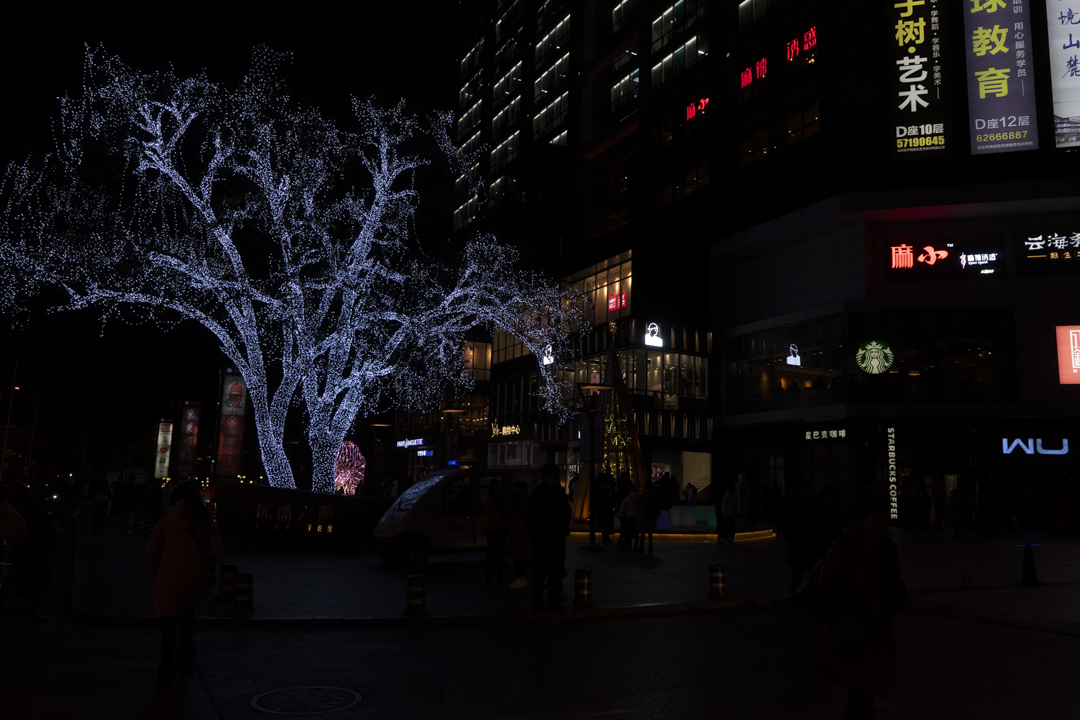
#> input picture low_light_enhancement/images/dark_img_2.png, 1080 x 720 px, found by its file name
$ jupyter execute BBHE.ipynb
#> lines starting #> are read from the running program, lines starting #| are printed output that depends on the picture; long printed decimals are rounded
Collecting all the necessary functions form packages

[cell 1]
import matplotlib.pyplot as plt
import numpy as np
import cv2 as cv

from skimage.color import rgb2hsv, hsv2rgb, rgb2lab, deltaE_ciede94
from skimage import io
from skimage.metrics import structural_similarity as ssim
from skimage.metrics import peak_signal_noise_ratio as psnr
from scipy.signal import find_peaks

Finding and showing the example image

[cell 2]
im_name = "C:/Users/shaia/Documents/Opgaveregning/AutoSys/1. semester/Computational billedbehandling og spektroskopi/34269_computer_imaging_and_spectroscopy/low_light_enhancement/images/dark_img_2.png"
im_org = io.imread(im_name)
#> im_org is the input picture: shape (720, 1080, 3); mean R, G, B 15.3, 13.1, 15.6
io.imshow(im_org)
plt.axis("off")

Extracting the value channel of the corresponding HSV image

[cell 3]
im_hsv = rgb2hsv(im_org)
#> im_hsv: shape (720, 1080, 3) float64; mean of channels 0, 1, 2 0.514, 0.495, 0.0725
V = im_hsv[:, :, 2]
V = np.uint8(V * 255)
hist, _ = np.histogram(V.ravel(), bins = 256)
#> hist = 256 values, max 114349 at index 2, min 0 at index 33, mean 3037.5

Perform BBHE histogram equalisation

[cell 4]
V_mean = np.uint8(np.round(np.mean(V)))
#> V_mean = 18

V_mlow = hist[:(V_mean + 1)]
#> V_mlow = 19 values, max 114349 at index 2, min 6508 at index 18, mean 33199.8
V_mhigh = hist[(V_mean + 1):]
#> V_mhigh = 237 values, max 5630 at index 0, min 0 at index 14, mean 619.4

V_mlhist = V_mlow.cumsum() / np.sum(V_mlow)
#> V_mlhist = 19 values from 0.0118 to 1
V_mhhist = V_mhigh.cumsum() / np.sum(V_mhigh)
#> V_mhhist = 237 values from 0.0384 to 1

V_mlhist = np.round(V_mean * V_mlhist)
#> V_mlhist = 19 values from 0 to 18
V_mhhist = np.round(V_mean + (hist.shape[0] - 1 - V_mean) * V_mhhist)
#> V_mhhist = 237 values from 27 to 255

V_BBHE = np.concatenate((V_mlhist, V_mhhist), axis = 0)
#> V_BBHE = 256 values from 0 to 255

plt.figure()
plt.hist(V_BBHE.ravel(), bins = 256)
plt.title("Histogram equalisation of Value channel in image")
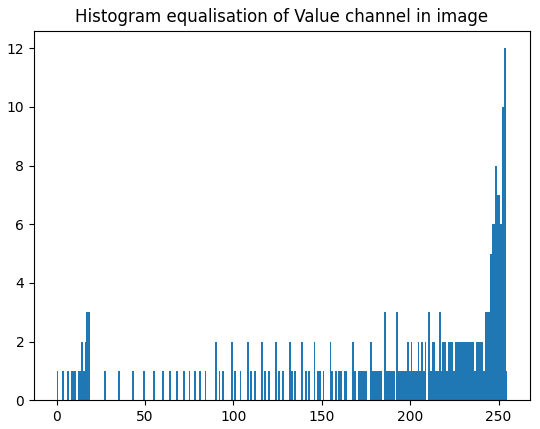
#> figure drawn by matplotlib, 1 panel; tallest bar 12 high, from x = 253 to 254

Perform BPHEME histogram equalisation

[cell 5]
peaks, _ = find_peaks(hist)
#> peaks = 83 values from 2 to 253

if len(peaks) > 0:
    V_peak = peaks[-1]
#> V_peak = 253
else:
    V_peak = np.argmax(hist)

V_plow = hist[:(V_peak + 1)]
#> V_plow = 254 values, max 114349 at index 2, min 0 at index 33, mean 3060
V_phigh = hist[(V_peak + 1):]
#> V_phigh = [46, 323]

V_plhist = V_plow.cumsum() / np.sum(V_plow)
#> V_plhist = 254 values from 0.00957 to 1
V_phhist = V_phigh.cumsum() / np.sum(V_phigh)
#> V_phhist = [0.125, 1]

V_plhist = np.round(V_peak * V_plhist)
#> V_plhist = 254 values from 2 to 253
V_phhist = np.round(V_peak + (hist.shape[0] - 1 - V_peak) * V_phhist)
#> V_phhist = [253, 255]

V_BPHEME = np.concatenate((V_plhist, V_phhist), axis = 0)
#> V_BPHEME = 256 values from 2 to 255

plt.figure()
plt.hist(V_BPHEME.ravel(), bins = 256)
plt.title("Histogram equalisation of Value channel in image")

Transform the enhanced image back to RGB

[cell 6]
im_BBHEhsv = im_hsv.copy()
im_BPHEMEhsv = im_hsv.copy()

im_BBHEhsv[:, :, 2] = cv.LUT(V, V_BBHE) / 255
#> im_BBHEhsv: shape (720, 1080, 3) float64; mean of channels 0, 1, 2 0.514, 0.495, 0.134
im_BPHEMEhsv[:, :, 2] = cv.LUT(V, V_BPHEME) / 255
#> im_BPHEMEhsv: shape (720, 1080, 3) float64; mean of channels 0, 1, 2 0.514, 0.495, 0.526

im_BBHE = hsv2rgb(im_BBHEhsv)
im_BPHEME = hsv2rgb(im_BPHEMEhsv)
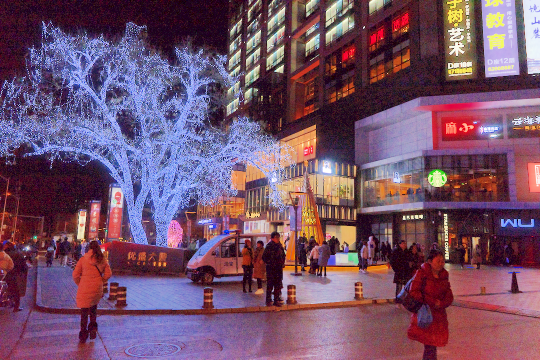
#> im_BPHEME: shape (720, 1080, 3) float64 (shown at 1/2 size); mean R, G, B 0.457, 0.321, 0.416

weight = 0.7
im_enh = weight * im_BBHE + (1 - weight) * im_BPHEME
im_enh = np.uint8(im_enh * 255)

plt.figure()

plt.subplot(1, 2, 1)
io.imshow(im_org)
plt.title("Original image")
plt.axis("off")

plt.subplot(1, 2, 2)
io.imshow(im_enh)
plt.title("Enhanced image")
plt.axis("off")

Plotting the final histograms

[cell 7]
HSV_enh = rgb2hsv(im_enh)
#> HSV_enh: shape (720, 1080, 3) float64; mean of channels 0, 1, 2 0.514, 0.498, 0.25
V_enh = HSV_enh[:, :, 2]
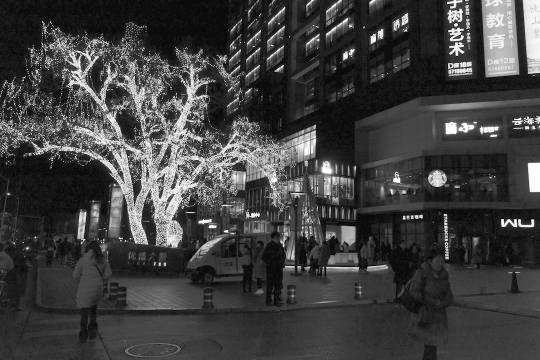
#> V_enh: shape (720, 1080) float64 (shown at 1/2 size); min 0, max 1, mean 0.25

plt.figure()

plt.subplot(2, 1, 1)
plt.hist(V.ravel(), bins = 256)
plt.title("Histogram of the original image")

plt.subplot(2, 1, 2)
plt.hist(V_enh.ravel(), bins = 256)
plt.title("Histogram of the enhanced image")
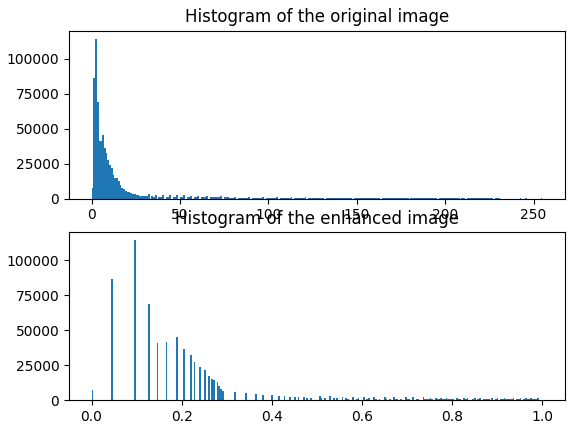
#> figure drawn by matplotlib, 2 panels; panel 1: tallest bar 114349 high, from x = 1.99 to 2.99; panel 2: tallest bar 114349 high, from x = 0.0938 to 0.0977

Evaluation with SSIM, PSNR and DeltaE

[cell 8]
eval_ssim = ssim(im_org, im_enh, data_range = im_enh.max() - im_enh.min(), win_size = 3)
#> eval_ssim = 0.231
eval_psnr = psnr(im_org, im_enh)
#> eval_psnr = 15.47
im_orgLAB = rgb2lab(im_org)
#> im_orgLAB: shape (720, 1080, 3) float64; mean of channels 0, 1, 2 5.2, 1.3, -1
im_enhLAB = rgb2lab(im_enh)
#> im_enhLAB: shape (720, 1080, 3) float64; mean of channels 0, 1, 2 18.2, 8.5, -3.6
eval_coldif = deltaE_ciede94(im_orgLAB, im_enhLAB)
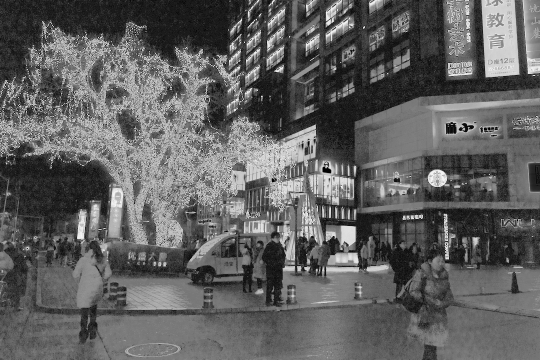
#> eval_coldif: shape (720, 1080) float64 (shown at 1/2 size); min 0, max 45.92, mean 17.4; drawn with min black and max white

print("SSIM result:\t" + str(eval_ssim) + "\nPSNR result:\t" + str(eval_psnr) + "\nDelta_E average result:\t" + str(np.mean(eval_coldif)))
#| SSIM result:	0.2308
#| PSNR result:	15.468
#| Delta_E average result:	17.357

plt.figure()
io.imshow(np.uint8(np.round(eval_coldif)))
plt.axis("off")
plt.title(r"$\Delta$E as an image")
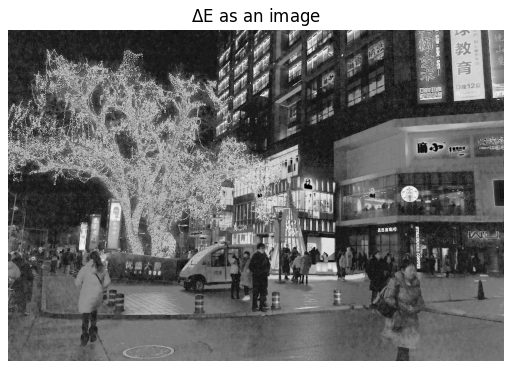
#> figure drawn by matplotlib, 1 panel

Save images

[cell 9]
io.imsave("C:/Users/shaia/Documents/Opgaveregning/AutoSys/1. semester/Computational billedbehandling og spektroskopi/34269_computer_imaging_and_spectroscopy/results/BBHE_Res.png", im_enh)
io.imsave("C:/Users/shaia/Documents/Opgaveregning/AutoSys/1. semester/Computational billedbehandling og spektroskopi/34269_computer_imaging_and_spectroscopy/results/BBHE_DeltaE.png", np.uint8(np.round(eval_coldif)))
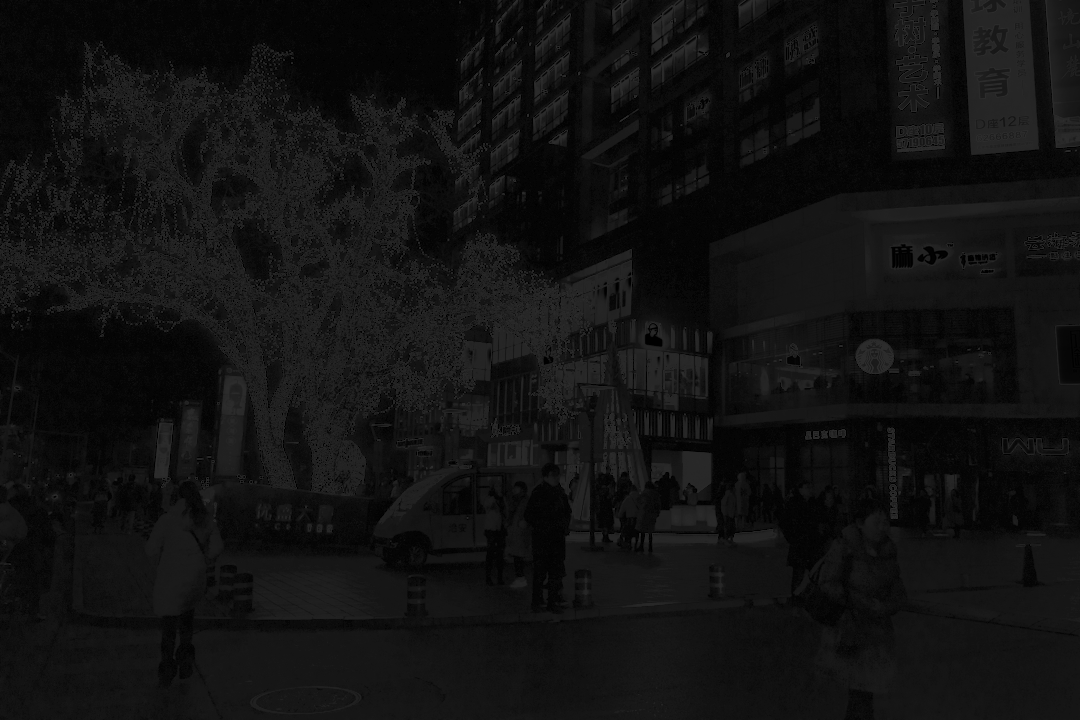
#> saved as BBHE_DeltaE.png: shape (720, 1080); min 0, max 46, mean 17.3

$ run again, with low_light_enhancement/images/dark_img_1.png copied over low_light_enhancement/images/dark_img_2.png
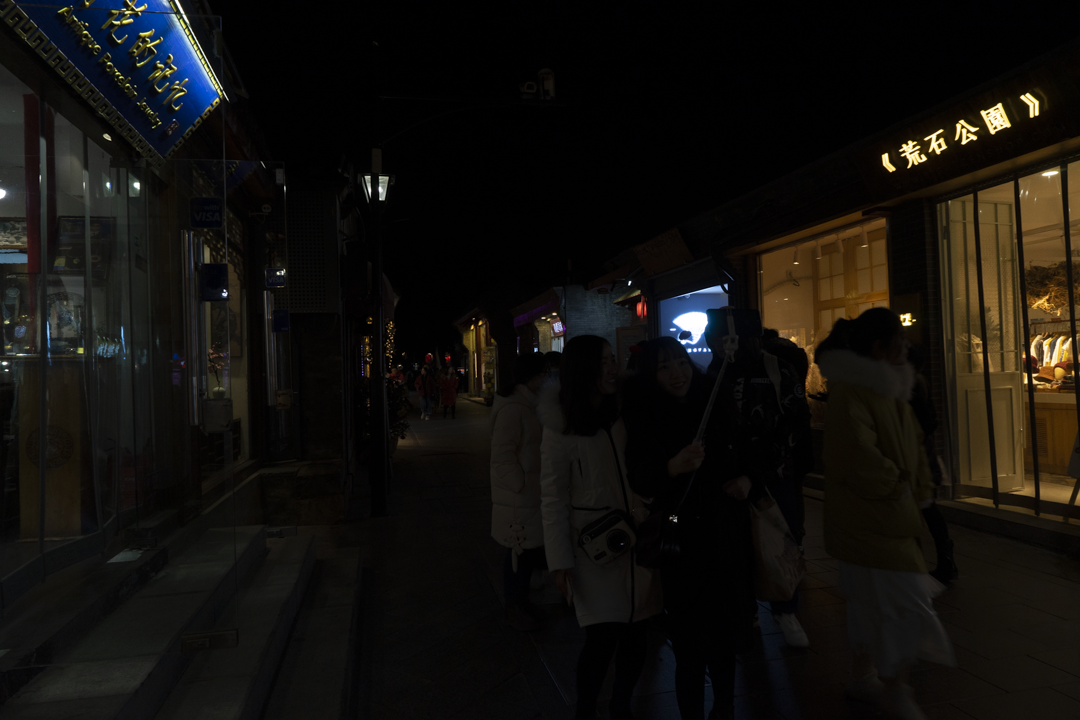
#> input picture low_light_enhancement/images/dark_img_1.png, 1080 x 720 px, found by its file name
#> im_org is the input picture: shape (720, 1080, 3); mean R, G, B 18.7, 16.4, 13.4
#> im_hsv: shape (720, 1080, 3) float64; mean of channels 0, 1, 2 0.307, 0.426, 0.0809
#> hist = 256 values, max 105859 at index 2, min 0 at index 33, mean 3037.5
#> V_mean = 21
#> V_mlow = 22 values, max 105859 at index 2, min 614 at index 0, mean 26340.8
#> V_mhigh = 234 values, max 15028 at index 0, min 0 at index 11, mean 846.6
#> `V_mlhist = V_mlow.cumsum() / np.sum(V_mlow)`: V_mlhist = 22 values from 0.00106 to 1
#> `V_mhhist = V_mhigh.cumsum() / np.sum(V_mhigh)`: V_mhhist = 234 values from 0.0759 to 1
#> `V_mlhist = np.round(V_mean * V_mlhist)`: V_mlhist = 22 values from 0 to 21
#> `V_mhhist = np.round(V_mean + (hist.shape[0] - 1 - V_mean) * V_mhhist)`: V_mhhist = 234 values from 39 to 255
#> V_BBHE = 256 values from 0 to 255
#> peaks = 73 values from 2 to 248
#> V_peak = 248
#> V_plow = 249 values, max 105859 at index 2, min 0 at index 33, mean 3113.7
#> V_phigh = [65, 78, 114, 121, 201, 349, 1368]
#> `V_plhist = V_plow.cumsum() / np.sum(V_plow)`: V_plhist = 249 values from 0.000792 to 1
#> `V_phhist = V_phigh.cumsum() / np.sum(V_phigh)`: V_phhist = [0.0283, 0.0623, 0.112, 0.165, 0.252, 0.404, 1]
#> `V_plhist = np.round(V_peak * V_plhist)`: V_plhist = 249 values from 0 to 248
#> `V_phhist = np.round(V_peak + (hist.shape[0] - 1 - V_peak) * V_phhist)`: V_phhist = [248, 248, 249, 249, 250, 251, 255]
#> V_BPHEME = 256 values from 0 to 255
#> im_BBHEhsv: shape (720, 1080, 3) float64; mean of channels 0, 1, 2 0.307, 0.426, 0.174
#> im_BPHEMEhsv: shape (720, 1080, 3) float64; mean of channels 0, 1, 2 0.307, 0.426, 0.512
#> HSV_enh: shape (720, 1080, 3) float64; mean of channels 0, 1, 2 0.307, 0.428, 0.274
#> `[cell 7] HSV_enh = rgb2hsv(im_enh) V_enh = HSV_enh[:, :, 2]  plt.figur..`:
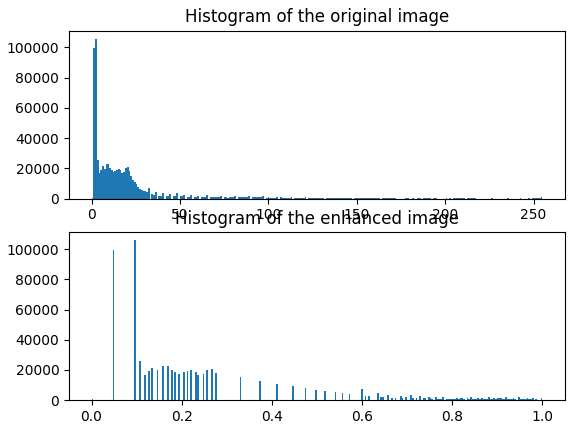
#> figure drawn by matplotlib, 2 panels; panel 1: tallest bar 105859 high, from x = 1.99 to 2.99; panel 2: tallest bar 105859 high, from x = 0.0938 to 0.0977
#> eval_ssim = 0.277
#> eval_psnr = 13.91
#> im_orgLAB: shape (720, 1080, 3) float64; mean of channels 0, 1, 2 6.1, 0.7, 2.1
#> im_enhLAB: shape (720, 1080, 3) float64; mean of channels 0, 1, 2 23, 3.8, 5.5
#| SSIM result:	0.2769
#| PSNR result:	13.909
#| Delta_E average result:	19.379
#> `io.imsave("C:/Users/shaia/Documents/Opgaveregning/AutoSys/1. semester/..`:
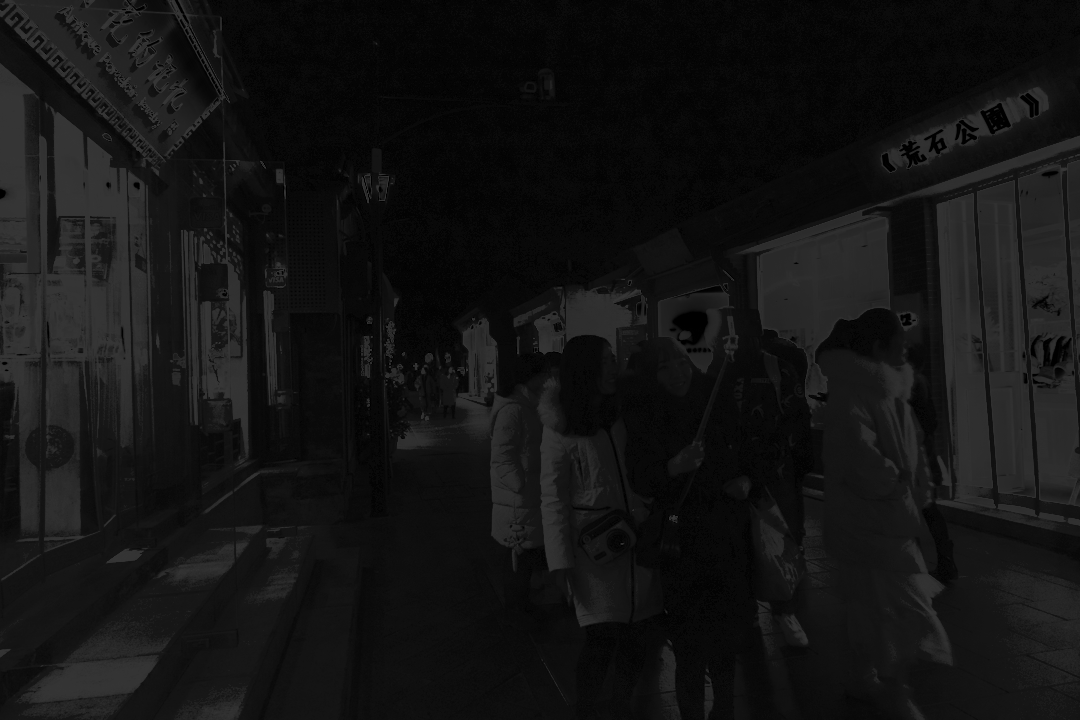
#> saved as BBHE_DeltaE.png: shape (720, 1080); min 0, max 57, mean 19.3

$ run again, with low_light_enhancement/images/2015_00173.jpg saved as low_light_enhancement/images/dark_img_2.png
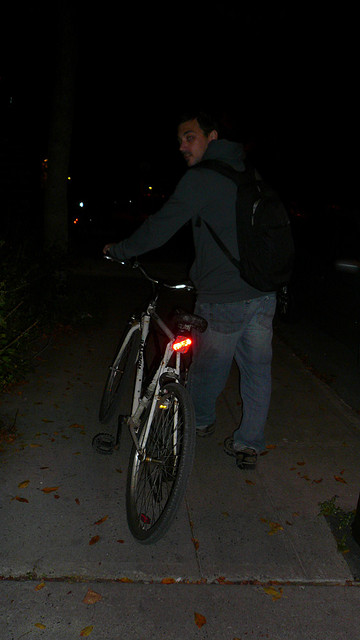
#> input picture low_light_enhancement/images/2015_00173.jpg, 360 x 640 px, found by its file name
#> im_org is the input picture: shape (640, 360, 3); mean R, G, B 23.1, 22.2, 19.8
#> im_hsv: shape (640, 360, 3) float64; mean of channels 0, 1, 2 0.183, 0.225, 0.0954
#> hist = 256 values, max 65652 at index 0, min 0 at index 33, mean 900
#> V_mean = 24
#> V_mlow = 25 values, max 65652 at index 0, min 1303 at index 16, mean 5109.8
#> V_mhigh = 231 values, max 5838 at index 27, min 0 at index 8, mean 444.4
#> `V_mlhist = V_mlow.cumsum() / np.sum(V_mlow)`: V_mlhist = 25 values from 0.514 to 1
#> `V_mhhist = V_mhigh.cumsum() / np.sum(V_mhigh)`: V_mhhist = 231 values from 0.021 to 1
#> `V_mlhist = np.round(V_mean * V_mlhist)`: V_mlhist = 25 values from 12 to 24
#> `V_mhhist = np.round(V_mean + (hist.shape[0] - 1 - V_mean) * V_mhhist)`: V_mhhist = 231 values from 29 to 255
#> V_BBHE = 256 values from 12 to 255
#> peaks = 84 values from 7 to 253
#> V_peak = 253
#> V_plow = 254 values, max 65652 at index 0, min 0 at index 33, mean 906.7
#> V_phigh = [5, 94]
#> `V_plhist = V_plow.cumsum() / np.sum(V_plow)`: V_plhist = 254 values from 0.285 to 1
#> `V_phhist = V_phigh.cumsum() / np.sum(V_phigh)`: V_phhist = [0.0505, 1]
#> `V_plhist = np.round(V_peak * V_plhist)`: V_plhist = 254 values from 72 to 253
#> `V_phhist = np.round(V_peak + (hist.shape[0] - 1 - V_peak) * V_phhist)`: V_phhist = [253, 255]
#> V_BPHEME = 256 values from 72 to 255
#> im_BBHEhsv: shape (640, 360, 3) float64; mean of channels 0, 1, 2 0.183, 0.225, 0.283
#> im_BPHEMEhsv: shape (640, 360, 3) float64; mean of channels 0, 1, 2 0.183, 0.225, 0.541
#> HSV_enh: shape (640, 360, 3) float64; mean of channels 0, 1, 2 0.183, 0.227, 0.359
#> `[cell 7] HSV_enh = rgb2hsv(im_enh) V_enh = HSV_enh[:, :, 2]  plt.figur..`:
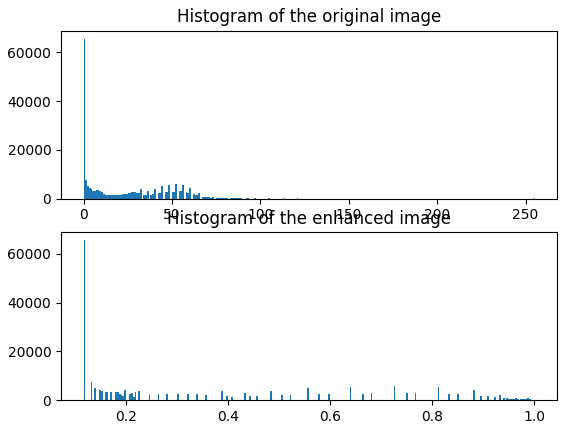
#> figure drawn by matplotlib, 2 panels; panel 1: tallest bar 65652 high, from x = 0 to 0.996; panel 2: tallest bar 65652 high, from x = 0.118 to 0.121
#> eval_ssim = 0.214
#> eval_psnr = 10.49
#> im_orgLAB: shape (640, 360, 3) float64; mean of channels 0, 1, 2 8.8, 0, 1.5
#> im_enhLAB: shape (640, 360, 3) float64; mean of channels 0, 1, 2 34.5, -0.5, 5.8
#| SSIM result:	0.2137
#| PSNR result:	10.488
#| Delta_E average result:	27.247
#> `io.imsave("C:/Users/shaia/Documents/Opgaveregning/AutoSys/1. semester/..`:
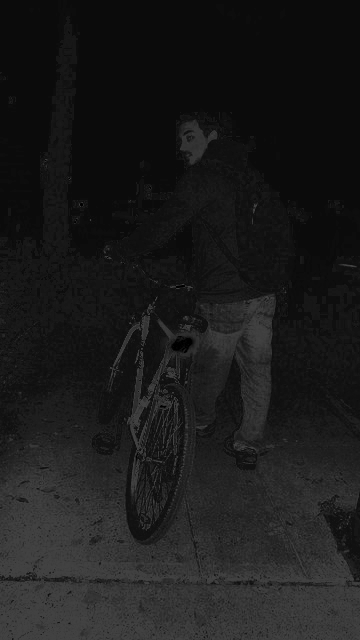
#> saved as BBHE_DeltaE.png: shape (640, 360); min 0, max 68, mean 27.2
